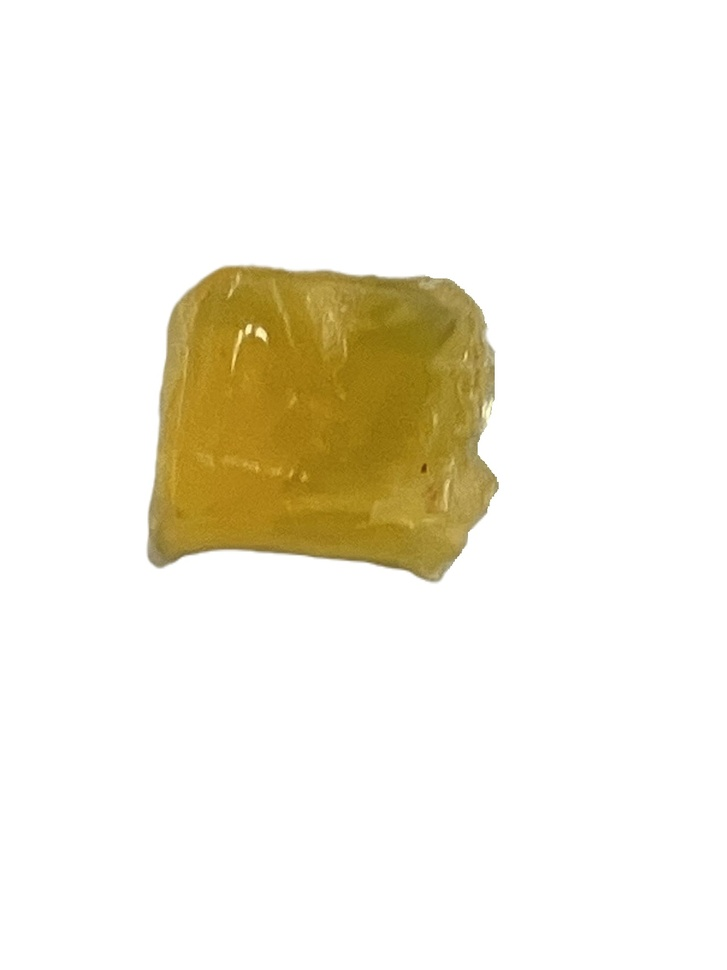
#> input picture ph4 24h/0h.jpg, 727 x 970 px, shrunk from 1280 x 1707 before the run; its folder holds only this picture in this run
$ python rgb_over_time.py
#> lines starting #> are read from the running program, lines starting #| are printed output that depends on the picture; after the words box and inside, x2 and y2 are one past the last pixel; in counts of white or black regions, pixels touching at a corner belong together
import matplotlib.pyplot as plt
from natsort import natsorted
import numpy as np
import os
import re
import scipy.ndimage as nd
import skimage as ski


def preprocess(img):
  """Remove most of the background."""
  elevation_map = ski.filters.sobel(img)
  elevation_map = (elevation_map * 255).astype(np.uint8)
  mask_from_elevation_map = (elevation_map[:, :, 2] < 100) & (elevation_map[:, :, 1] > 17) & (elevation_map[:, :, 0] < 150)
  mask_from_image = (img[:, :, 2] < 100) & (img[:, :, 1] > 70) & (img[:, :, 0] < 100)
  mask = mask_from_elevation_map | mask_from_image
  masked_image = np.ones_like(img) * 255
  masked_image[mask] = img[mask]
  return masked_image

def remove_background(img, preliminary_mask):
  """Remove the background."""
  # Turn the image to grayscale
  gray_image = ski.color.rgb2gray(preliminary_mask)
  # Denoise the image
  blurred_image = ski.filters.gaussian(gray_image, sigma=4)
  # Apply a threshold of 0.8 to the image
  threshold = 0.8
  binary_mask = blurred_image < threshold
  # Create an all zero values array with the same shape as our binary mask
  binary_mask_image = np.ones_like(img) * 255
  binary_mask_image[binary_mask] = 0
  # Label the objects
  labeled_image, _ = ski.measure.label(binary_mask, return_num=True)
  # Get the areas of the objects to remove small objects
  objects = ski.measure.regionprops(labeled_image)
  object_areas = [obj["area"] for obj in objects]
  if len(object_areas) > 2:
    largest = np.partition(object_areas, -1)[-1]
    # Remove small objects
    small_objects =[obj for obj in objects if obj.area<largest]
    for i in small_objects:
      labeled_image[i.bbox[0]:i.bbox[2], i.bbox[1]:i.bbox[3]]=0
  # Fill holes
  solid_labels = nd.binary_fill_holes(labeled_image).astype(int)
  # Final mask
  final_mask = solid_labels > 0
  # Output
  output_image = np.ones_like(img) * 255
  output_image[final_mask] = img[final_mask]
  return output_image

def load_images(folder_name):
  """Load images in the folder."""
  folder_path = os.path.join(os.getcwd(), folder_name)
  list_files = os.listdir(folder_path)
  list_files = natsorted(list_files)
  image_dict = {}
  for filename in list_files:
    file_path = os.path.join(folder_path, filename)
    image_dict[filename] = ski.io.imread(file_path)
  return image_dict

def get_rgb(img):
  """Get the average RGB of an image."""
  # Create a mask for white regions
  white_mask = np.all(img == [255, 255, 255], axis=-1)
  # Invert the mask to select non-white regions
  non_white_mask = ~white_mask
  # Extract non-white pixels from the image
  non_white_pixels = img[non_white_mask]
  # Calculate the average RGB values for non-white regions
  average_rgb = np.mean(non_white_pixels, axis=0)
  normalized_rgb = [i*100/255 for i in average_rgb]
  return normalized_rgb

def comparison(imgs):
  """Display the result of comparison and the RGB value of each one."""
  # Count number
  number = len(imgs)
  if number < 1:
    return
  # Remove background
  image_names = list(imgs.keys())
  processed_images = {}
  for i in image_names:
    processed_images[i] = remove_background(imgs[i], preprocess(imgs[i]))
  # Display images
  fig = plt.figure(figsize=(8, 8))
  axes = np.zeros((2, number), dtype=object)
  for i in range(0, number):
    axes[0, i] = fig.add_subplot(2, number, 1+i)
    axes[0, i].axis("off")
    axes[0, i].imshow(processed_images[image_names[i]])
    axes[0, i].set_title(image_names[i][:-4])
  axes[1, 0] = fig.add_subplot(2, 1, 2)
  # Show RGB values
  time = np.array([int(re.findall(r'\d+', i)[0]) for i in image_names])
  rgb = []
  for i in image_names:
    color = get_rgb(processed_images[i])
    rgb.append(color)
  # Plots and errorbars of R
  red = np.array([i[0] for i in rgb])
  p1 = axes[1, 0].plot(time, red, color="lightcoral", marker="o")
  # Plots and errorbars of G
  green = np.array([i[1] for i in rgb])
  p2 = axes[1, 0].plot(time, green, color="yellowgreen", marker="D")
  # Plots and errorbars of B
  blue = np.array([i[2] for i in rgb])
  p3 = axes[1, 0].plot(time, blue, color="cornflowerblue", marker="s")
  # for a, b in zip(pHs, red):
  #   axes[1, 0].text(a, b, str("{:.2f}".format(b)), color="lightcoral")
  # for a, b in zip(pHs, green):
  #   axes[1, 0].text(a, b, str("{:.2f}".format(b)), color="yellowgreen")
  # for a, b in zip(pHs, blue):
  #  axes[1, 0].text(a, b, str("{:.2f}".format(b)), color="cornflowerblue")
  # Add legends
  axes[1, 0].legend((p1[0], p2[0], p3[0]), ("R", "G", "B"), loc='center right')
  # axis label
  axes[1, 0].set_ylabel('Percentage of RGB color (%)')
  axes[1, 0].set_xlabel('Time (h)')
  plt.show()

def main():
  image_dict = load_images('ph4 24h')
#> image_dict = 1 item
  comparison(image_dict)
#> in comparison, `number = len(imgs)`: number = 1
#> in comparison, `image_names = list(imgs.keys())`: image_names = ['0h.jpg']
#> the loop in comparison, `for i in image_names:` made 1 pass
#> i on pass 1: '0h.jpg'
#> pass 1, in preprocess, `elevation_map = ski.filters.sobel(img)`:
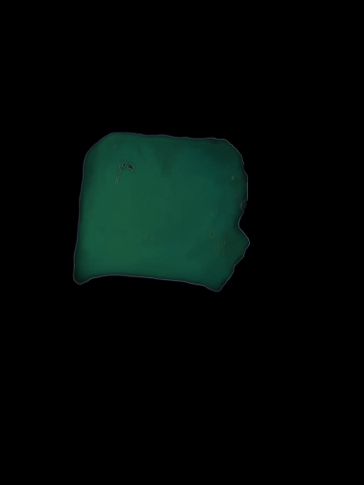
#> elevation_map: shape (970, 727, 3) float64 (shown at 1/2 size); mean R, G, B 0.0103, 0.0378, 0.0289
#> pass 1, in preprocess, `mask_from_elevation_map = (elevation_map[:, :, 2] < 100) & (elevation_..`:
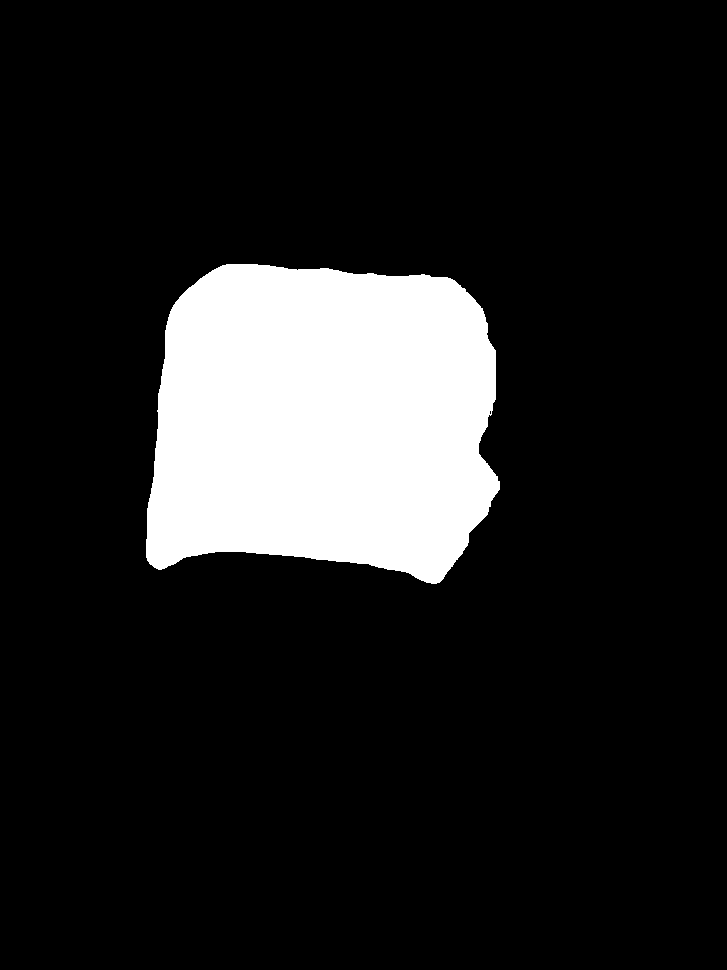
#> mask_from_elevation_map: shape (970, 727) bool; 13.4% white; 1 white region, box (x1, y1, x2, y2) and area: (146, 264, 500, 584) 94443
#> after the loop in comparison, `for i in image_names:`: processed_images = 1 item
#> in comparison, `time = np.array([int(re.findall(r'\d+', i)[0]) for i in image_names])`: time = [0]
#> the loop in comparison, `for i in image_names:` made 1 pass
#> (i, color) on pass 1: ('0h.jpg', [64.9, 52.85, 16.34])
#> pass 1, in get_rgb, `white_mask = np.all(img == [255, 255, 255], axis=-1)`:
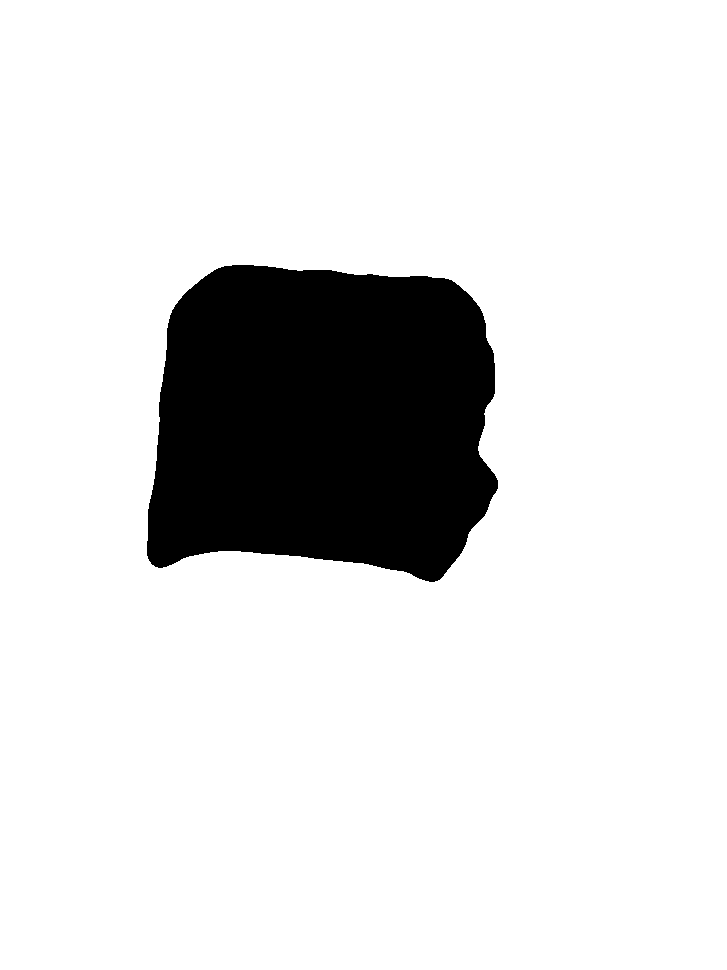
#> white_mask: shape (970, 727) bool; 86.8% white; 1 black region, box (x1, y1, x2, y2) and area: (147, 265, 498, 582) 92931
#> after the loop in comparison, `for i in image_names:`: rgb = [[64.9, 52.85, 16.34]]
#> in comparison, `red = np.array([i[0] for i in rgb])`: red = [64.9]
#> in comparison, `p1 = axes[1, 0].plot(time, red, color="lightcoral", marker="o")`: p1 = 1 item
#> in comparison, `green = np.array([i[1] for i in rgb])`: green = [52.85]
#> in comparison, `p2 = axes[1, 0].plot(time, green, color="yellowgreen", marker="D")`: p2 = 1 item
#> in comparison, `blue = np.array([i[2] for i in rgb])`: blue = [16.34]
#> in comparison, `p3 = axes[1, 0].plot(time, blue, color="cornflowerblue", marker="s")`: p3 = 1 item
#> in comparison, `plt.show()`:
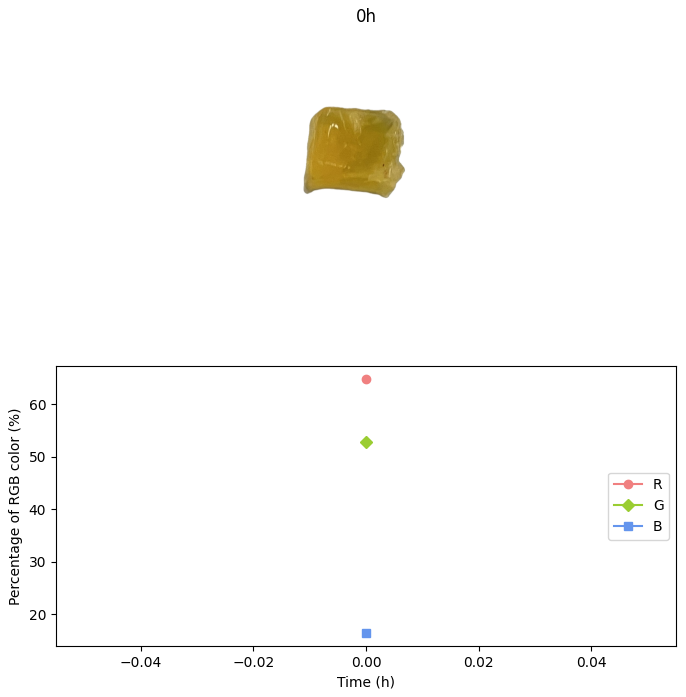
#> figure drawn by matplotlib, 2 panels


if __name__ == "__main__":
    main()

$ run again, on ph4 24h/48h.jpg
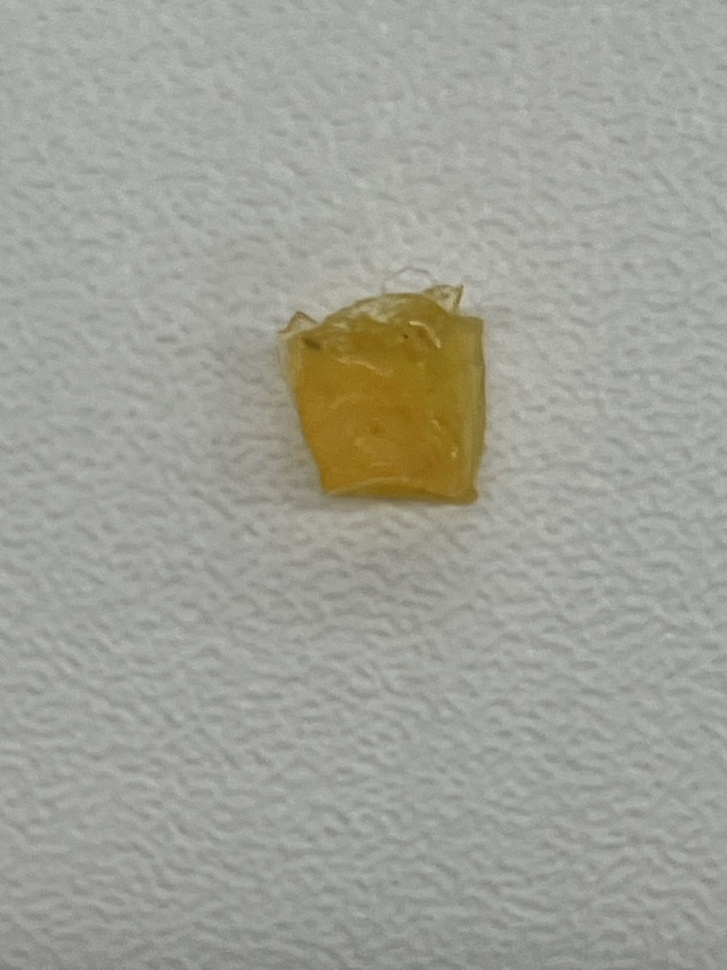
#> input picture ph4 24h/48h.jpg, 727 x 970 px, shrunk from 1280 x 1707 before the run
#> image_dict = 1 item
#> number = 1
#> image_names = ['48h.jpg']
#> the loop in comparison, `for i in image_names:` made 1 pass
#> i on pass 1: '48h.jpg'
#> pass 1, in preprocess, `mask_from_elevation_map = (elevation_map[:, :, 2] < 100) & (elevation_..`:
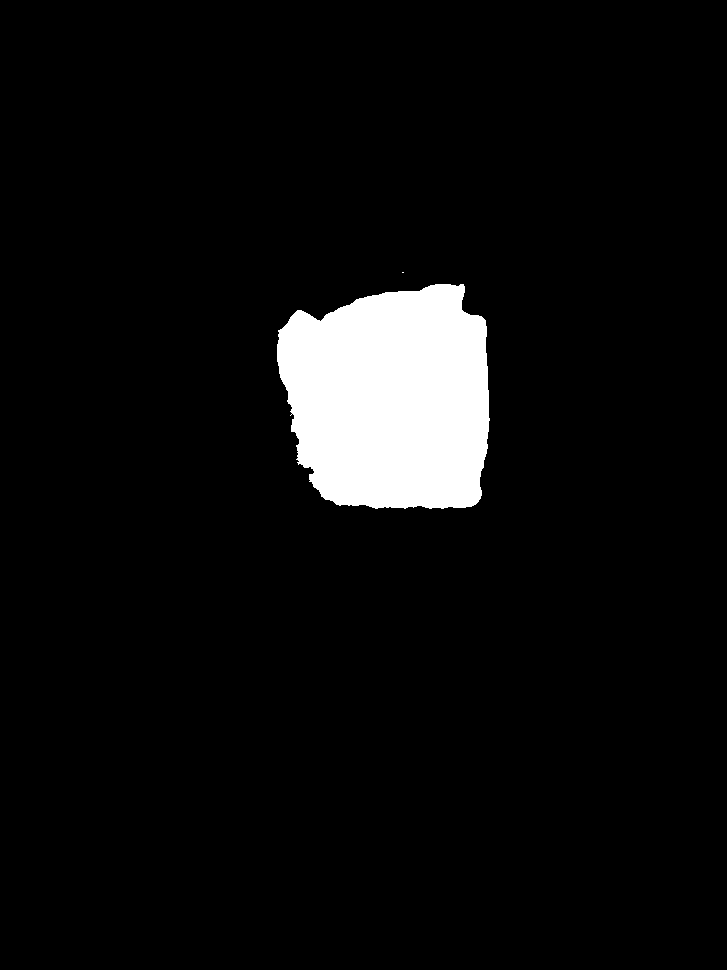
#> mask_from_elevation_map: shape (970, 727) bool; 5.6% white; 2 white regions (1 under 20 px), largest, box (x1, y1, x2, y2) and area: (277, 284, 490, 509) 39822
#> after the loop in comparison, `for i in image_names:`: processed_images = 1 item
#> time = [48]
#> the loop in comparison, `for i in image_names:` made 1 pass
#> (i, color) on pass 1: ('48h.jpg', [55.69, 45.38, 18.35])
#> after the loop in comparison, `for i in image_names:`: rgb = [[55.69, 45.38, 18.35]]
#> red = [55.69]
#> p1 = 1 item
#> green = [45.38]
#> p2 = 1 item
#> blue = [18.35]
#> p3 = 1 item
#> in comparison, `plt.show()`:
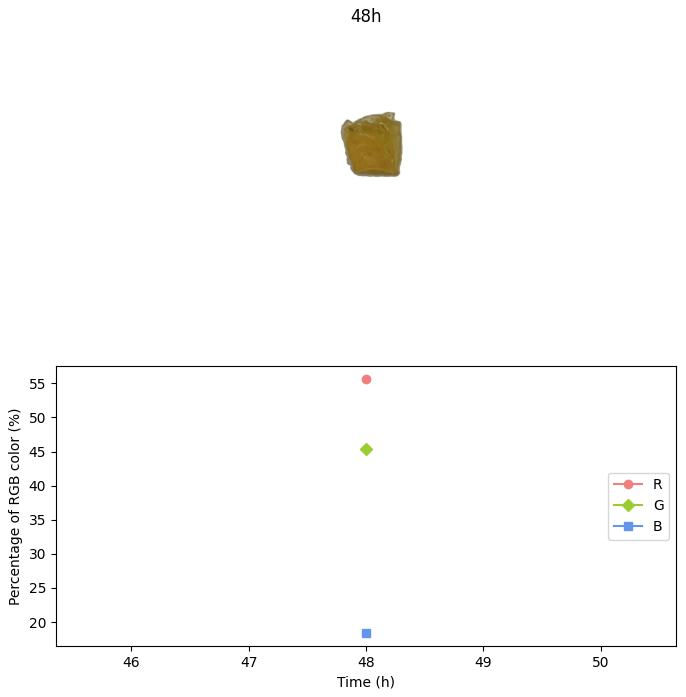
#> figure drawn by matplotlib, 2 panels

$ run again, on ph4 24h/12h.jpg
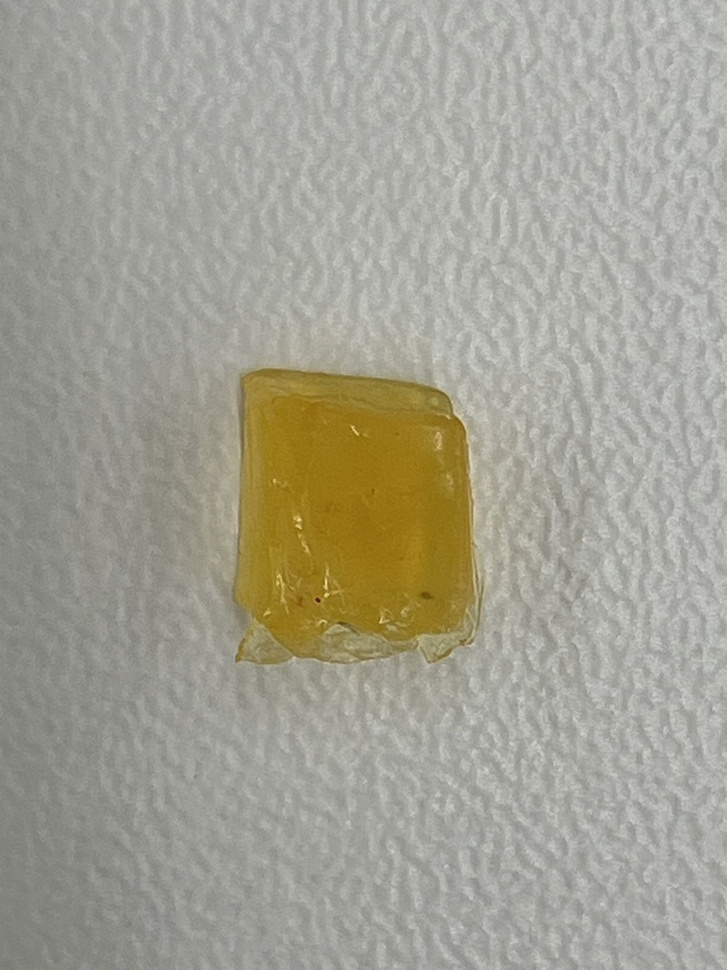
#> input picture ph4 24h/12h.jpg, 727 x 970 px, shrunk from 1280 x 1707 before the run
#> image_dict = 1 item
#> number = 1
#> image_names = ['12h.jpg']
#> the loop in comparison, `for i in image_names:` made 1 pass
#> i on pass 1: '12h.jpg'
#> pass 1, in preprocess, `mask_from_elevation_map = (elevation_map[:, :, 2] < 100) & (elevation_..`:
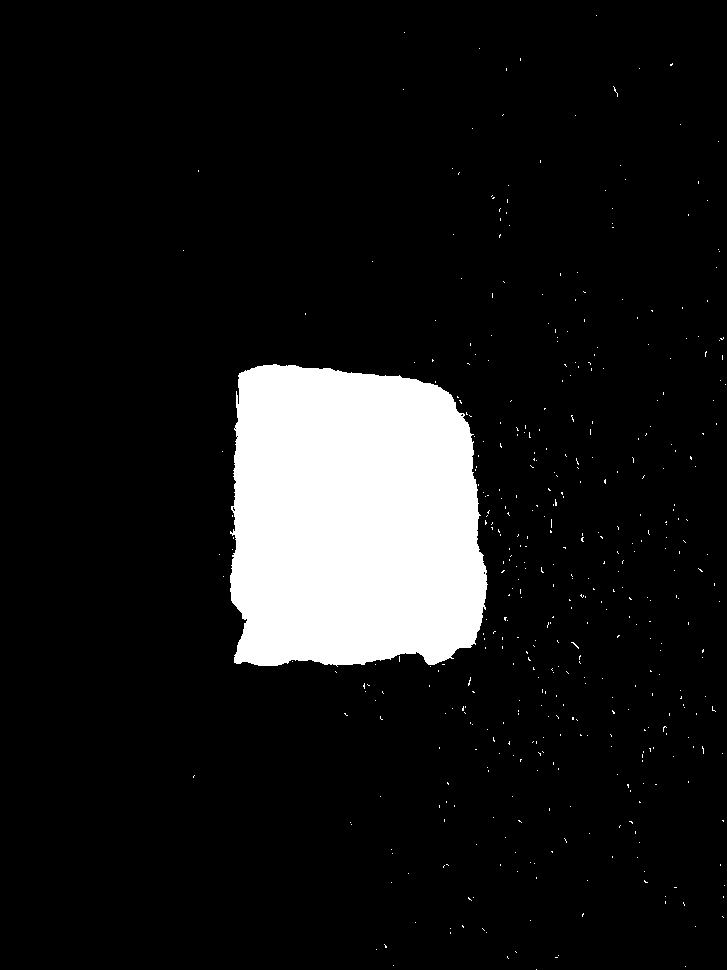
#> mask_from_elevation_map: shape (970, 727) bool; 9.9% white; 449 white regions (448 under 20 px), largest, box (x1, y1, x2, y2) and area: (230, 364, 488, 667) 68641
#> after the loop in comparison, `for i in image_names:`: processed_images = 1 item
#> time = [12]
#> the loop in comparison, `for i in image_names:` made 1 pass
#> (i, color) on pass 1: ('12h.jpg', [59.1, 48.99, 17.67])
#> after the loop in comparison, `for i in image_names:`: rgb = [[59.1, 48.99, 17.67]]
#> red = [59.1]
#> p1 = 1 item
#> green = [48.99]
#> p2 = 1 item
#> blue = [17.67]
#> p3 = 1 item
#> in comparison, `plt.show()`:
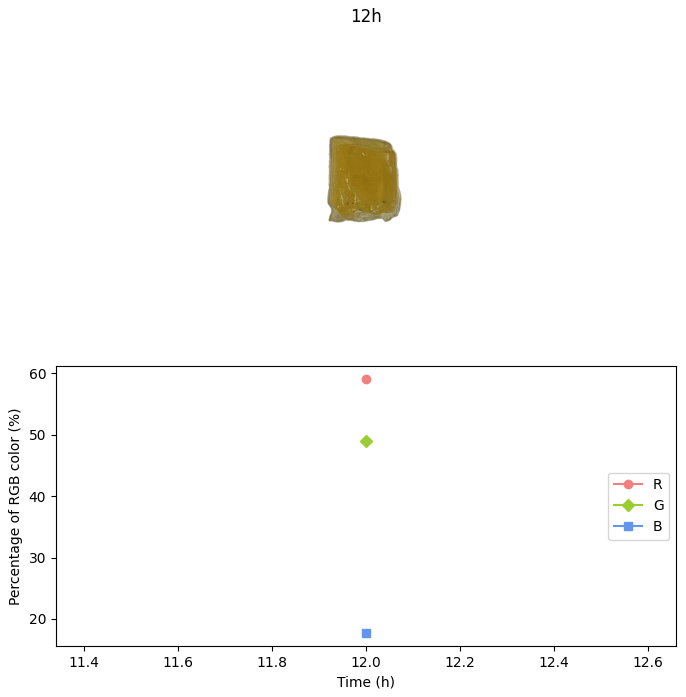
#> figure drawn by matplotlib, 2 panels
